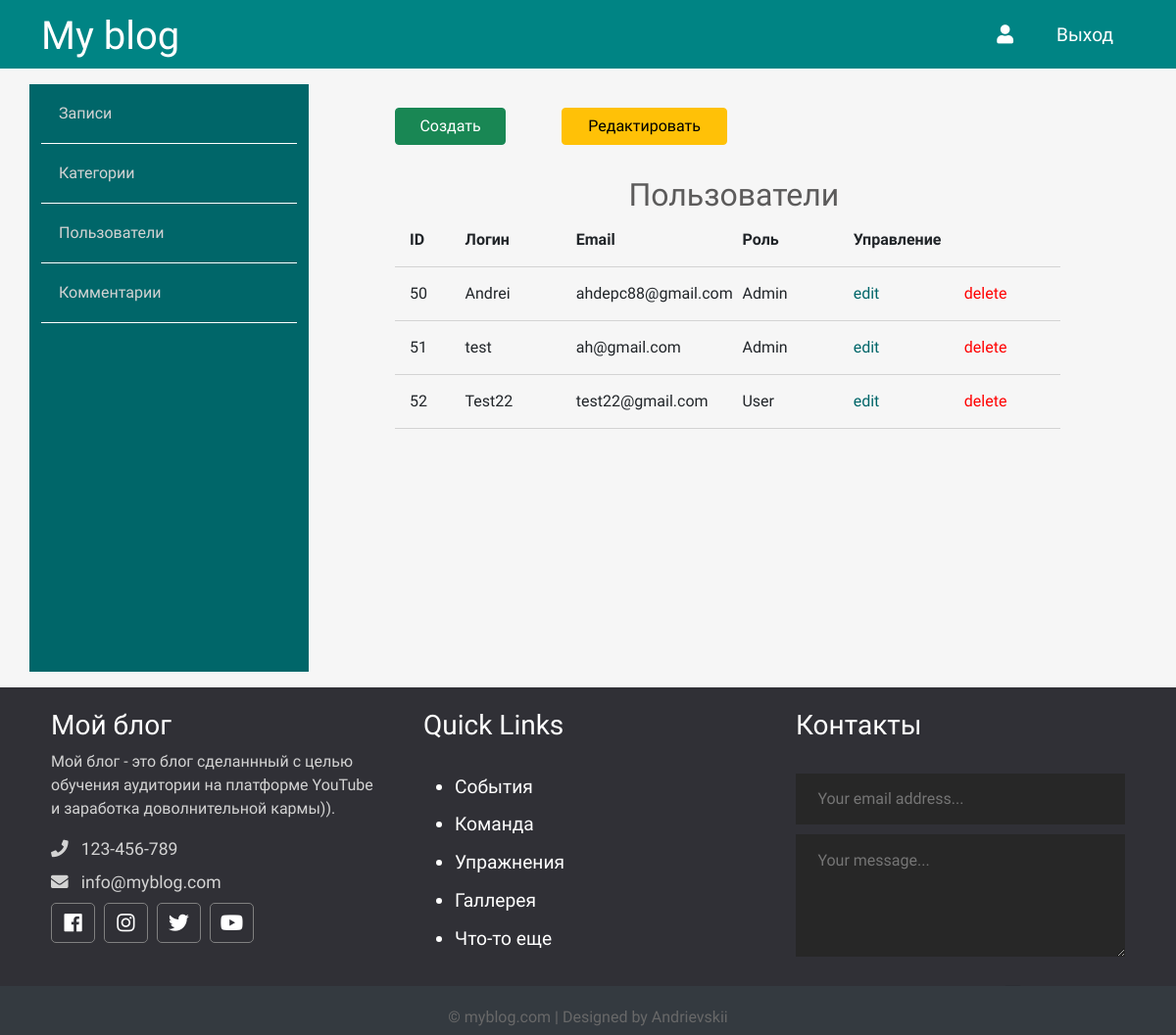
Page /admin/users/index.php on the earlier database version.
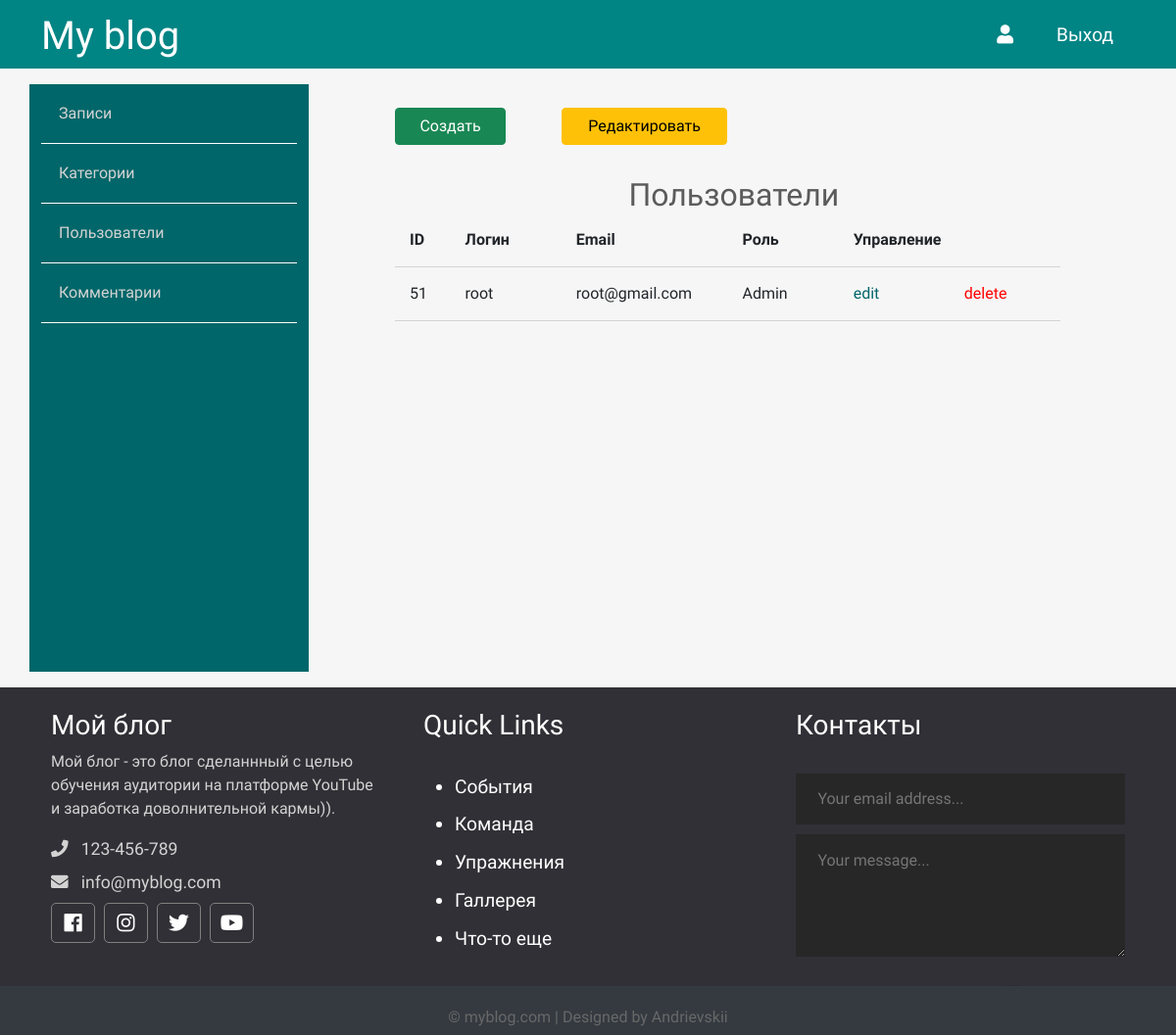
Same page on the later database version.
### tables this page shows
CREATE TABLE `users` (
  `id` int NOT NULL,
  `admin` tinyint NOT NULL,
  `username` varchar(255) NOT NULL,
  `email` varchar(255) NOT NULL,
  `password` varchar(255) NOT NULL,
  `created` timestamp NOT NULL DEFAULT CURRENT_TIMESTAMP
);

### app/database/db.php (called while the page is built, shortened)
<?php
require 'connect.php';
function dbCheckError($query){
    $errInfo = $query->errorInfo();
    return true;
}
function selectAll($table, $params = []){
    global $pdo;
    $sql = "SELECT * FROM $table";
    $query = $pdo->prepare($sql);
    $query->execute();
    return $query->fetchAll();
}

### app/controllers/users.php (called while the page is built, shortened)
<?php
include SITE_ROOT . "/app/database/db.php";
$users = selectAll('users');

### admin/users/index.php (the view, shortened to what this page needs)
<?php
include "../../app/controllers/users.php"
?>
<!doctype html>
<html lang="en">
<head>
    <link href="https://cdn.jsdelivr.net/npm/bootstrap@5.0.0-beta2/dist/css/bootstrap.min.css" rel="stylesheet">
    <link rel="stylesheet" href="https://use.fontawesome.com/releases/v5.7.2/css/all.css"
>
    <link rel="stylesheet" href="../../assets/css/admin.css">
</head>
<body>
<?php include("../../app/include/header-admin.php"); ?>
<div class="container">
    <?php include "../../app/include/sidebar-admin.php"; ?>
        <div class="posts col-9">
            <div class="button row">
                <a href="<?php echo BASE_URL . "admin/users/create.php";?>" class="col-2 btn btn-success">Создать</a>
                <span class="col-1"></span>
                <a href="<?php echo BASE_URL . "admin/users/index.php";?>" class="col-3 btn btn-warning">Редактировать</a>
            </div>
            <div class="row title-table">
                <h2>Пользователи</h2>
                <div class="col-1">ID</div>
                <div class="col-2">Логин</div>
                <div class="col-3">Email</div>
                <div class="col-2">Роль</div>
                <div class="col-4">Управление</div>
            </div>
            <?php foreach ($users as $key => $user): ?>
            <div class="row post">
                <div class="col-1"><?=$user['id'];?></div>
                <div class="col-2"><?=$user['username'];?></div>
                <div class="col-3"><?=$user['email'];?></div>
                <?php if ($user['admin'] == 1): ?>
                    <div class="col-2">Admin</div>
                <?php else: ?>
                    <div class="col-2">User</div>
                <? endif; ?>
                <div class="red col-2"><a href="edit.php?edit_id=<?=$user['id'];?>">edit</a></div>
                <div class="del col-2"><a href="index.php?delete_id=<?=$user['id'];?>">delete</a></div>
            </div>
            <?php endforeach; ?>
        </div>
    </div>
</div>
<?php include("../../app/include/footer.php"); ?>
</body>
</html>

Differences in the rows shown:
removed users: id "50", username "Andrei", email "ahdepc88@gmail.com", admin "Admin"
removed users: id "52", username "Test22", email "test22@gmail.com", admin "User"
changed users id 51: username "test" → "root"; email "ah@gmail.com" → "root@gmail.com"
